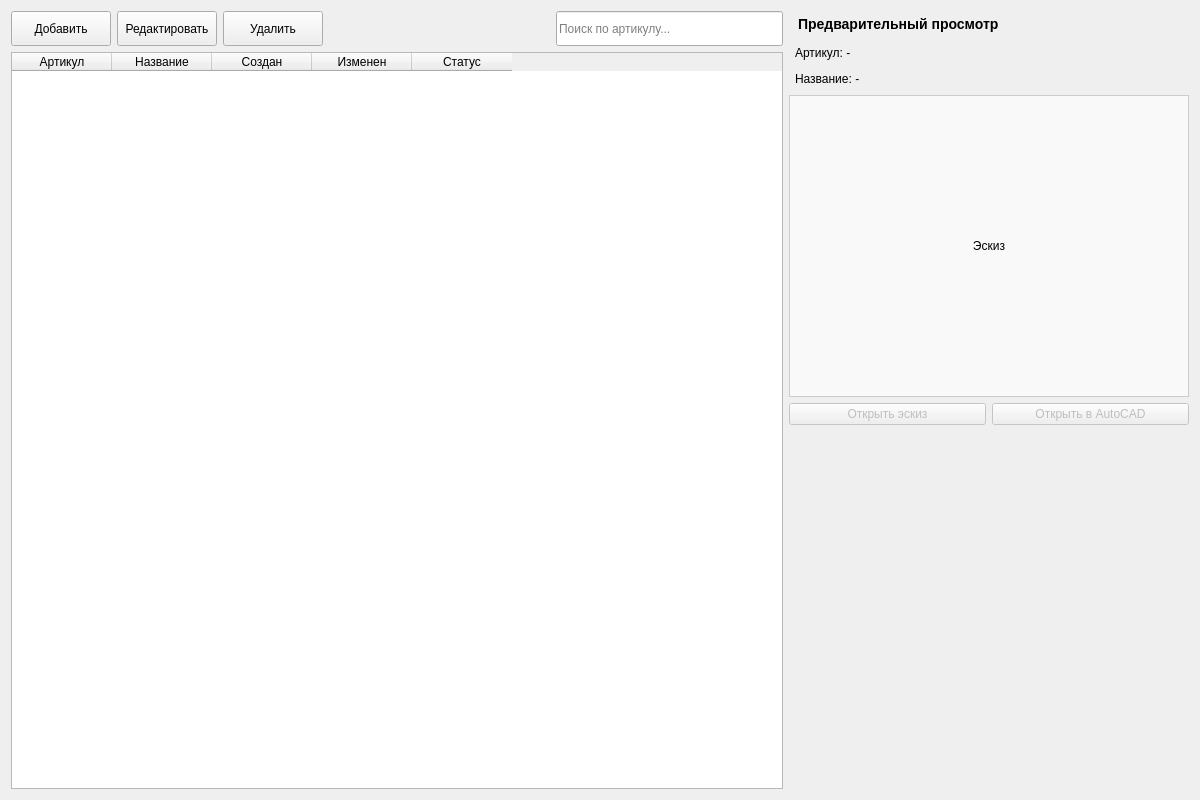
<?xml version="1.0" encoding="UTF-8"?>
<ui version="4.0">
 <class>ProfilesContent</class>
 <widget class="QWidget" name="ProfilesContent">
  <property name="geometry">
   <rect>
    <x>0</x>
    <y>0</y>
    <width>1200</width>
    <height>800</height>
   </rect>
  </property>
   <layout class="QHBoxLayout" name="horizontalLayout_main">
    <item>
     <layout class="QVBoxLayout" name="verticalLayout_left">
      <item>
       <layout class="QHBoxLayout" name="horizontalLayout_toolbar">
        <item>
         <widget class="QPushButton" name="pushButton_profile_add">
          <property name="text">
           <string>Добавить</string>
          </property>
          <property name="minimumSize">
           <size>
            <width>100</width>
            <height>35</height>
           </size>
          </property>
         </widget>
        </item>
        <item>
         <widget class="QPushButton" name="pushButton_profile_edit">
          <property name="text">
           <string>Редактировать</string>
          </property>
          <property name="minimumSize">
           <size>
            <width>100</width>
            <height>35</height>
           </size>
          </property>
         </widget>
        </item>
        <item>
         <widget class="QPushButton" name="pushButton_profile_delete">
          <property name="text">
           <string>Удалить</string>
          </property>
          <property name="minimumSize">
           <size>
            <width>100</width>
            <height>35</height>
           </size>
          </property>
         </widget>
        </item>
        <item>
         <spacer name="horizontalSpacer_toolbar">
          <property name="orientation">
           <enum>Qt::Horizontal</enum>
          </property>
          <property name="sizeHint" stdset="0">
           <size>
            <width>40</width>
            <height>20</height>
           </size>
          </property>
         </spacer>
        </item>
        <item>
         <widget class="QLineEdit" name="lineEdit_search">
          <property name="placeholderText">
           <string>Поиск по артикулу...</string>
          </property>
          <property name="minimumSize">
           <size>
            <width>200</width>
            <height>35</height>
           </size>
          </property>
         </widget>
        </item>
       </layout>
      </item>
      <item>
       <widget class="QTableWidget" name="tableWidget_profiles">
        <property name="minimumSize">
         <size>
          <width>700</width>
          <height>0</height>
         </size>
        </property>
        <property name="alternatingRowColors">
         <bool>true</bool>
        </property>
        <property name="selectionBehavior">
         <enum>QAbstractItemView::SelectRows</enum>
        </property>
        <property name="sortingEnabled">
         <bool>true</bool>
        </property>
        <column>
         <property name="text">
          <string>Артикул</string>
         </property>
        </column>
        <column>
         <property name="text">
          <string>Название</string>
         </property>
        </column>
        <column>
         <property name="text">
          <string>Создан</string>
         </property>
        </column>
        <column>
         <property name="text">
          <string>Изменен</string>
         </property>
        </column>
        <column>
         <property name="text">
          <string>Статус</string>
         </property>
        </column>
       </widget>
      </item>
     </layout>
    </item>
    <item>
     <layout class="QVBoxLayout" name="verticalLayout_right">
      <property name="sizeConstraint">
       <enum>QLayout::SetMinimumSize</enum>
      </property>
      <item>
       <widget class="QLabel" name="label_preview_title">
        <property name="text">
         <string>Предварительный просмотр</string>
        </property>
        <property name="styleSheet">
         <string>font-size: 14px; font-weight: bold; padding: 5px;</string>
        </property>
       </widget>
      </item>
      <item>
       <widget class="QLabel" name="label_profile_article">
        <property name="text">
         <string>Артикул: -</string>
        </property>
        <property name="styleSheet">
         <string>font-size: 12px; padding: 3px;</string>
        </property>
       </widget>
      </item>
      <item>
       <widget class="QLabel" name="label_profile_name">
        <property name="text">
         <string>Название: -</string>
        </property>
        <property name="styleSheet">
         <string>font-size: 12px; padding: 3px;</string>
        </property>
       </widget>
      </item>
      <item>
       <widget class="QLabel" name="label_sketch">
        <property name="text">
         <string>Эскиз</string>
        </property>
        <property name="alignment">
         <set>Qt::AlignCenter</set>
        </property>
        <property name="styleSheet">
         <string>border: 1px solid #ccc; min-height: 300px; background-color: #f9f9f9;</string>
        </property>
        <property name="minimumSize">
         <size>
          <width>400</width>
          <height>300</height>
         </size>
        </property>
       </widget>
      </item>
      <item>
       <layout class="QHBoxLayout" name="horizontalLayout_files">
        <item>
         <widget class="QPushButton" name="pushButton_sketch_open">
          <property name="text">
           <string>Открыть эскиз</string>
          </property>
          <property name="enabled">
           <bool>false</bool>
          </property>
         </widget>
        </item>
        <item>
         <widget class="QPushButton" name="pushButton_autocad_open">
          <property name="text">
           <string>Открыть в AutoCAD</string>
          </property>
          <property name="enabled">
           <bool>false</bool>
          </property>
         </widget>
        </item>
       </layout>
      </item>
      <item>
       <spacer name="verticalSpacer_bottom">
        <property name="orientation">
         <enum>Qt::Vertical</enum>
        </property>
        <property name="sizeHint" stdset="0">
         <size>
          <width>20</width>
          <height>40</height>
         </size>
        </property>
       </spacer>
      </item>
     </layout>
    </item>
   </layout>
  </widget>
 <resources/>
 <connections/>
</ui>
